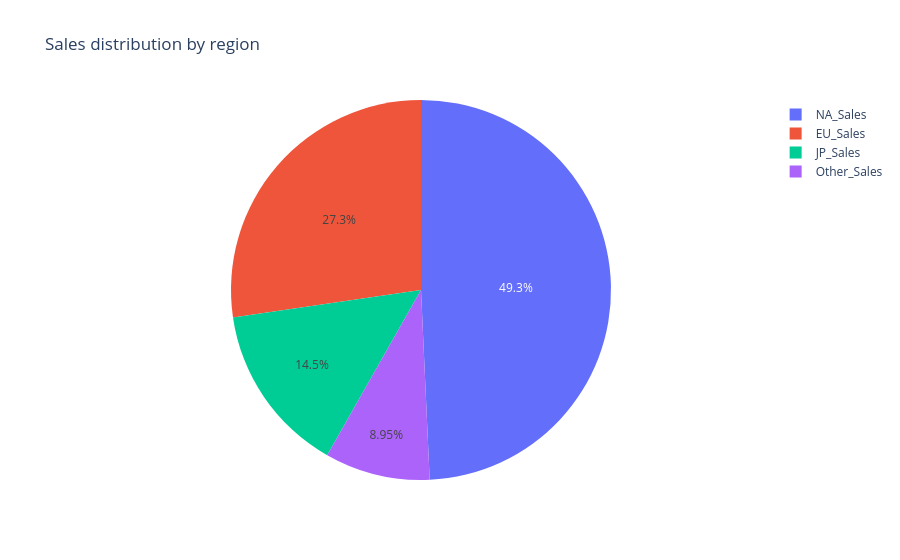

Notebook code for this chart:
### Code cell
import plotly.express as px
fig = px.pie(values = region_sales.values, names =region_sales.index, title = "Sales distribution by region" )
fig.show()

### Figure 1 — Plotly figure (JSON) as saved in the notebook; plotly's stock layout.template omitted (floating-point values rounded to 4 significant figures)
{"data": [{"domain": {"x": [0, 1], "y": [0, 1]}, "hovertemplate": "label=%{label}<br>value=%{value}<extra></extra>", "labels": ["NA_Sales", "EU_Sales", "JP_Sales", "Other_Sales"], "legendgroup": "", "name": "", "showlegend": true, "type": "pie", "values": [4393.0, 2434.0, 1291.0, 797.7]}], "layout": {"legend": {"tracegroupgap": 0}, "title": {"text": "Sales distribution by region"}}}
